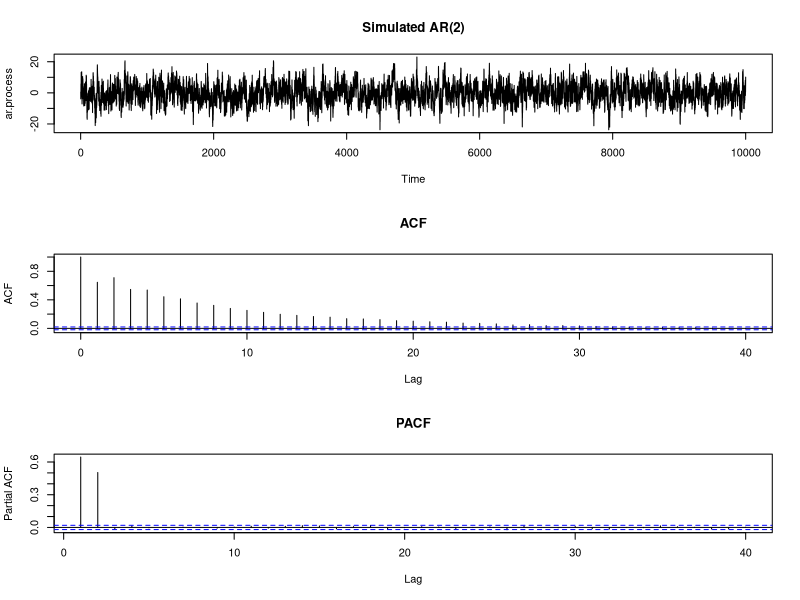
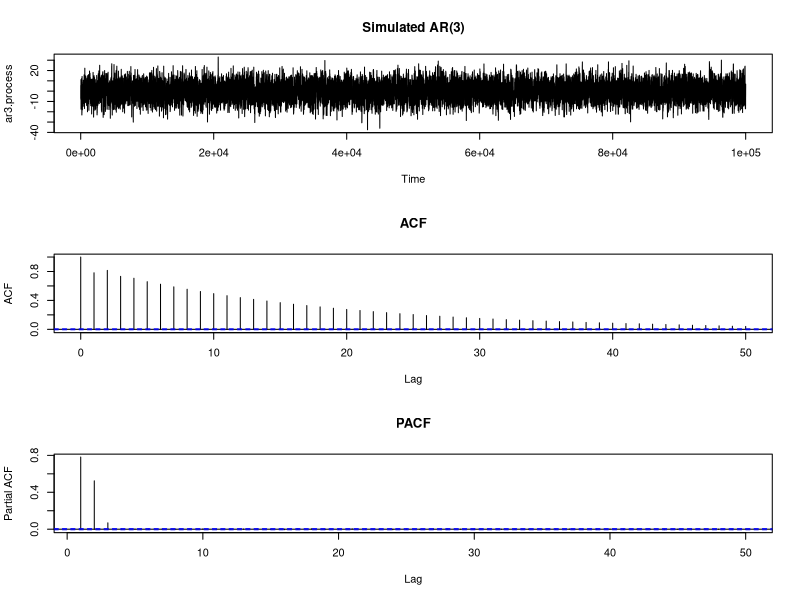

These charts were generated, in order, by the following R code:
# Yule Walker Equations

# Part 1 - Simulation of AR(2) process with mean zero

# xt=phi1*x(t-1)+phi2*x(t-2)+z_t where z_t~ N(0, sigma^2)
# phi1 = 1/3, phi2 = 1/2 and sigma = 4

set.seed(2020)

# Model parameters
sigma = 4
phi = NULL
phi[1:2] = c(1/3, 1/2)
n=10000

# Simulate AR process
ar.process = arima.sim(n, model = list(ar=c(1/3, 1/2)), sd = 4)
ar.process[1:5]

# 2nd and 3rd sample autocorrelation
r = NULL
r[1:2] = acf(ar.process, plot = F)$acf[2:3]
r

# Define a 2x2 matrix with entries 1
R = matrix(1,2,2)
R

# Edit R matrix
R[1,2] = r[1]
R[2,1] = r[2]
R

# Define b-column matrix
b = matrix(r, nrow = 2, ncol = 1)
b

# Solve the equations
phi.hat = solve(R,b)
phi.hat

# estimate the variance
c0 = acf(ar.process, type = 'covariance', plot = F)$acf[1]
var.hat = c0 * (1-sum(phi.hat*r))
var.hat

# Plot time series
par(mfrow = c(3,1))
plot(ar.process, main='Simulated AR(2)')
acf(ar.process, main='ACF')
pacf(ar.process, main='PACF')

#----------------- END ----------------

# Part 2 - Simulation of AR(3) process with mean zero
# x_t=phi1*x_(t-1)+phi2* x_(t-2)+\phi_3*x_(t-3)+z_t
# z_t~ N(0, sigma^2)

# Model Parameters
set.seed(2020)
sigma = 4
phi = NULL
phi[1:3] = c(1/3, 1/2, 7/100)
n = 100000

# Simulate AR(3) process
ar3.process = arima.sim(n, model = list(ar = c(1/3, 1/2, 7/100)), sd = 4)
r = NULL
r[1:3] = acf(ar3.process, plot = F)$acf[2:4]
r

R = matrix(1,3,3) 
R[1,2] = r[1] 
R[1,3] = r[2]
R[2,1] = r[1]
R[2,3] = r[1]
R[3,1] = r[2]
R[3,2] = r[1]
R

# b-column vector on the right
b = matrix(r, nrow = 3, ncol = 1)
b

# solve Rx=b and find phi's
phi.hat = solve(R,b)
phi.hat

# sigme estimation
c0 = acf(ar3.process, type = 'covariance', plot = F)$acf[1]
var.hat = c0*(1-sum(phi.hat*r))
var.hat

# Plots
par(mfrow = c(3,1))
plot(ar3.process, main = 'Simulated AR(3)')
acf(ar3.process, main = 'ACF')
pacf(ar3.process, main = 'PACF')
